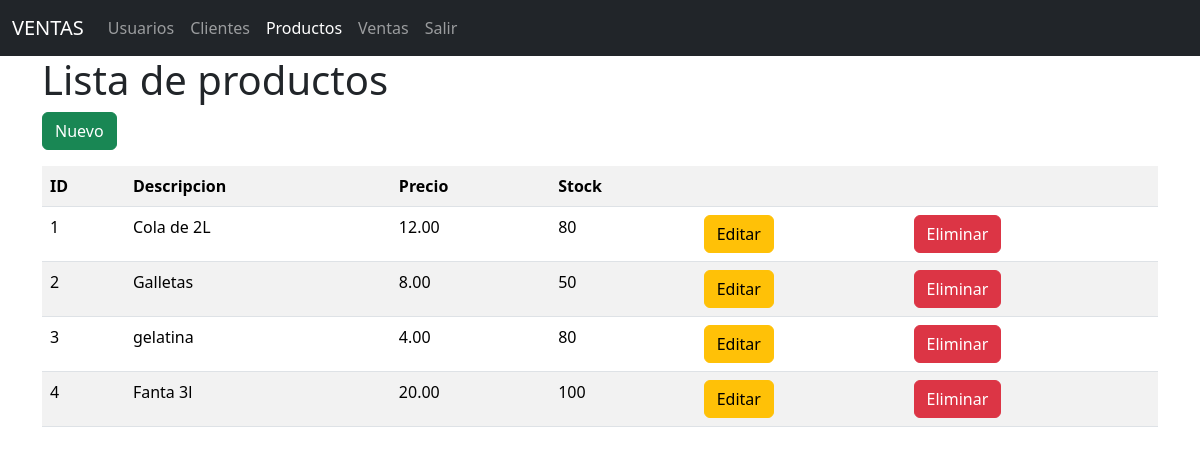
/productos/, run on the app's committed database.
### models/producto_model.py (models this page shows, shortened)
class Producto(db.Model):
    __tablename__ = "productos"
    id = db.Column(db.Integer,primary_key=True)
    descripcion = db.Column(db.String(120),nullable=False)
    precio = db.Column(db.Float(11,2),nullable=False)
    stock = db.Column(db.Integer,nullable=False)
    ventas = db.relationship('Venta',back_populates='producto')
    @staticmethod
    def get_all():
        return Producto.query.all()

### controllers/producto_controller.py (the view)
@producto_bp.route("/")
def index():
    productos = Producto.get_all()
    return producto_view.list(productos)

### run.py (called while the page is built)
@app.context_processor
def inject_active_path():
    def is_active(path):
        return 'active' if request.path == path else ''
    return(dict(is_active = is_active))

### views/producto_view.py (called while the page is built)
def list(productos):
    return render_template('productos/index.html', productos=productos)

### templates/productos/index.html (shortened to what this page needs)
{% extends 'base.html' %}
{% block content %}
<h1>Lista de productos</h1>
<a href="{{ url_for('producto.create')}}" class="btn btn-success mb-3">Nuevo</a>
<table class="table table-striped">
    <tr>
        <th>ID</th>
        <th>Descripcion</th>
        <th>Precio</th>
        <th>Stock</th>
        <th></th>
        <th></th>
    </tr>
    {% for item in productos %}
    <tr>
        <td>{{item.id}}</td>
        <td>{{item.descripcion}}</td>
        <td>{{item.precio | round(2)}}</td>
        <td>{{item.stock}}</td>
        <td>
            <a href="{{ url_for('producto.edit',id=item.id) }}" class="btn btn-warning">Editar</a>
        </td>
        <td>
            <a href="{{ url_for('producto.delete',id=item.id)}}" class="btn btn-danger">Eliminar</a>
        </td>
    </tr>
    {% endfor %}
</table>
{% endblock %}

### data on the page
Producto: id "1", descripcion "Cola de 2L", precio "12.00", stock "80"
Producto: id "2", descripcion "Galletas", precio "8.00", stock "50"
Producto: id "3", descripcion "gelatina", precio "4.00", stock "80"
Producto: id "4", descripcion "Fanta 3l", precio "20.00", stock "100"
